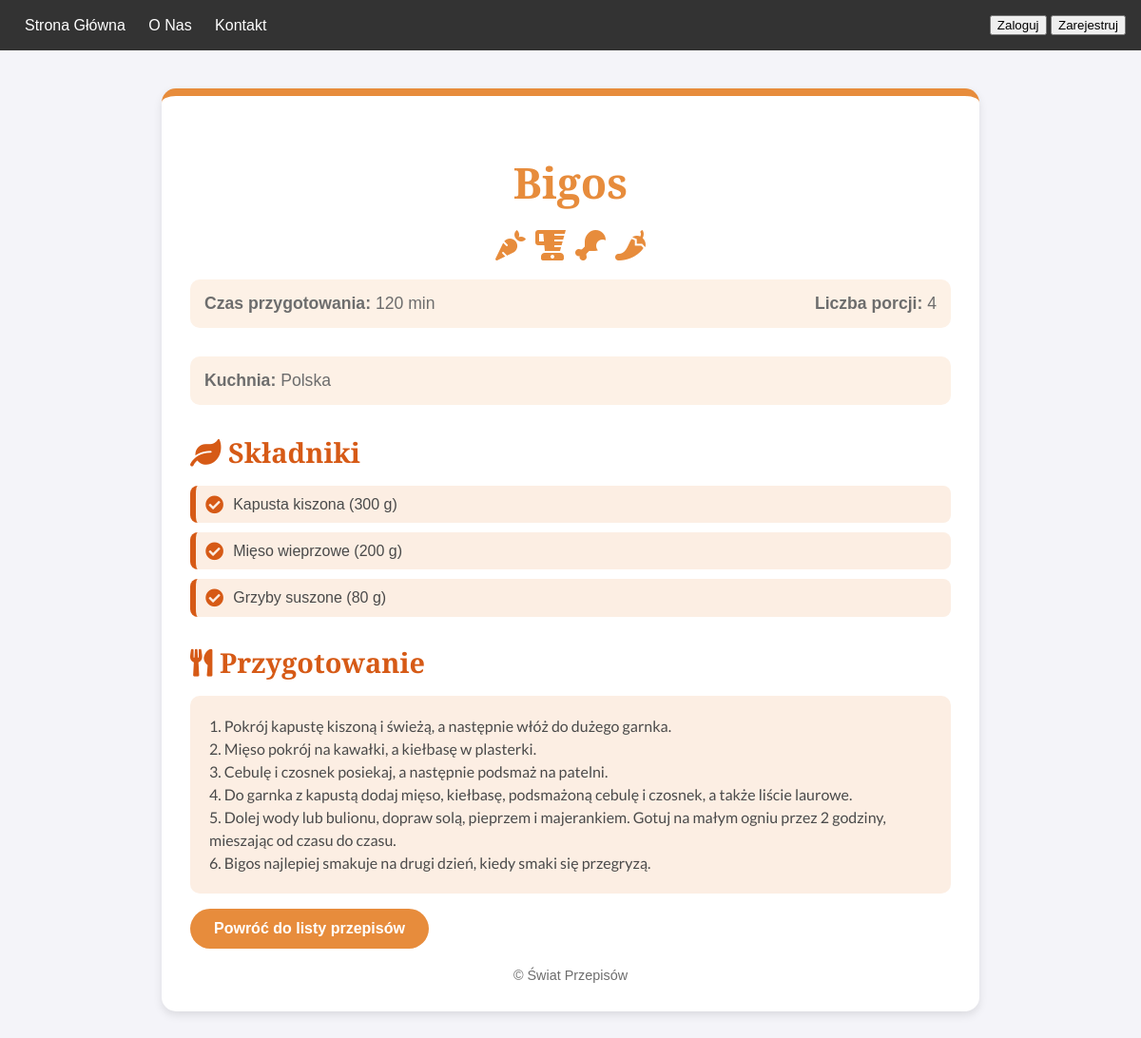
Page /users/przepisy/38/ on the committed database.
### folder_aplikacji/models.py (models this page shows, shortened)
class Przepis(models.Model):
    DIFFICULTY_LEVELS = (
        ('P', 'PROSTY'),
        ('S', 'ŚREDNI'),
        ('T', 'TRUDNY'),
    )
    tytul = models.CharField(max_length=100, blank=False, null=False)
    opis = models.TextField(blank=False, null=False)
    difficulty_levels = models.CharField(max_length=1, choices=DIFFICULTY_LEVELS, default=DIFFICULTY_LEVELS[0][0])
    kuchnia = models.ForeignKey('Kuchnia', on_delete=models.SET_NULL, null=True, blank=True, related_name="przepisy")
    skladniki = models.ManyToManyField('Skladnik', through='PrzepisSkladnik', related_name="przepisy", blank=True)
    instrukcje = models.TextField(blank=False, null=False)
    czas_przygotowania = models.PositiveIntegerField(help_text="Czas przygotowania w minutach", null=True, blank=True)
    czas_gotowania = models.PositiveIntegerField(help_text="Czas gotowania w minutach", null=True, blank=True)
    porcje = models.PositiveIntegerField(null=True, blank=True)
    autor = models.ForeignKey(User, on_delete=models.SET_NULL, null=True, blank=True, related_name="przepisy")
    data_utworzenia = models.DateTimeField(auto_now_add=True)
    data_aktualizacji = models.DateTimeField(auto_now=True)
    kategoria = models.CharField(max_length=100, blank=True, null=True)
    obrazek = models.ImageField(upload_to='images/', blank=True, null=True)

class Kuchnia(models.Model):
    nazwa = models.CharField(max_length=100, unique=True)
    opis = models.TextField(blank=True, null=True)

class PrzepisSkladnik(models.Model):
    przepis = models.ForeignKey(Przepis, on_delete=models.CASCADE)
    skladnik = models.ForeignKey(Skladnik, on_delete=models.CASCADE)
    ilosc = models.CharField(max_length=100, help_text="Ilość składnika (np. 2 łyżki)")

class Skladnik(models.Model):
    nazwa = models.CharField(max_length=100, unique=True)
    opis = models.TextField(blank=True, null=True)
    weganin = models.BooleanField(default=True)
    bezglutenowe = models.BooleanField(default=True)

### folder_aplikacji/views.py (the view)
# urls.py: path('przepisy/<int:pk>/', views.przepis_detail_html, name='przepis-detail-html'),
def przepis_detail_html(request, pk):
    przepis = Przepis.objects.get(pk=pk)
    przepisy_skladniki = PrzepisSkladnik.objects.filter(przepis=przepis)
    return render(request, 'przepis_detail.html', {'przepis': przepis, 'przepisy_skladniki': przepisy_skladniki})

### folder_aplikacji/templates/przepis_detail.html (shortened to what this page needs)
<!DOCTYPE html>
<html lang="pl">
<head>
    <link href="https://cdnjs.cloudflare.com/ajax/libs/font-awesome/5.15.4/css/all.min.css" rel="stylesheet">
</head>
<body>
    <nav>
        <div>
            <a href="#">Strona Główna</a>
            <a href="#">O Nas</a>
            <a href="#">Kontakt</a>
        </div>
        <div>
            <button onclick="openModal('loginModal')">Zaloguj</button>
            <button onclick="openModal('registerModal')">Zarejestruj</button>
        </div>
    </nav>
    <div class="container">
        <h1>{{ przepis.tytul }}</h1>
        <div class="icon-group">
            <i class="fas fa-carrot"></i>
            <i class="fas fa-blender"></i>
            <i class="fas fa-drumstick-bite"></i>
            <i class="fas fa-pepper-hot"></i>
        </div>
        <div class="details">
            <div><strong>Czas przygotowania:</strong> {{ przepis.czas_przygotowania }} min</div>
            <div><strong>Liczba porcji:</strong> {{ przepis.porcje }}</div>
        </div>
        <div class="details">
            <div><strong>Kuchnia:</strong> {{ przepis.kuchnia.nazwa }}</div>
        </div>
        <h3><i class="fas fa-leaf"></i> Składniki</h3>
        <ul>
            {% for przep_skladnik in przepisy_skladniki %}
                <li><i class="fas fa-check-circle"></i> {{ przep_skladnik.skladnik.nazwa }} ({{ przep_skladnik.ilosc }})</li>
            {% empty %}
                <li><i class="fas fa-exclamation-circle"></i> Brak składników</li>
            {% endfor %}
        </ul>
        <h3><i class="fas fa-utensils"></i> Przygotowanie</h3>
        <pre>{{ przepis.instrukcje|safe }}</pre>
        <a href="{% url 'przepis-list-html' %}" class="btn-secondary mt-4">Powróć do listy przepisów</a>
        <footer>&copy; {{ now.year }} Świat Przepisów</footer>
    </div>
</body>
</html>

### folder_aplikacji/templates/przepis_detail.html (style rules this page uses)
body { font-family: 'Lato', sans-serif; background-color: #fff8f0; color: #4a4a4a; margin: 0; padding: 0; }
.container { max-width: 800px; background-color: #ffffff; border-radius: 15px; box-shadow: 0 4px 10px rgba(0, 0, 0, 0.1); padding: 30px; margin: 40px auto; border-top: 8px solid #e78c3c; }
h1 { font-family: 'Playfair Display', serif; font-size: 2.8rem; color: #e78c3c; text-align: center; margin-bottom: 20px; }
.details { display: flex; justify-content: space-between; font-size: 1.1rem; color: #6d6d6d; margin-bottom: 30px; background-color: #fdf1e6; padding: 15px; border-radius: 10px; }
h3 { font-family: 'Playfair Display', serif; font-size: 1.8rem; color: #d65a16; margin-bottom: 15px; }
ul { list-style: none; padding: 0; }
li { background-color: #fceee3; border-left: 6px solid #d65a16; padding: 10px; margin-bottom: 10px; border-radius: 8px; display: flex; align-items: center; gap: 10px; }
li i { color: #d65a16; font-size: 1.2rem; }
pre { background-color: #fceee3; padding: 20px; border-radius: 10px; white-space: pre-wrap; word-wrap: break-word; font-family: 'Lato', sans-serif; line-height: 1.5; }
.btn-secondary { display: inline-block; padding: 12px 25px; background-color: #e78c3c; color: #ffffff; text-decoration: none; border-radius: 30px; font-weight: bold; transition: background-color 0.3s ease; font-size: 1rem; }
footer { text-align: center; margin-top: 20px; font-size: 0.9rem; color: #6d6d6d; }
.icon-group { display: flex; gap: 10px; justify-content: center; margin-bottom: 20px; }
.icon-group i { font-size: 2rem; color: #e78c3c; }
body { font-family: Arial, sans-serif; margin: 0; padding: 0; background-color: #f4f4f9; }
nav { background-color: #333; color: white; padding: 1rem; display: flex; justify-content: space-between; align-items: center; }
nav a { color: white; text-decoration: none; margin: 0 10px; }

### rows in the picture
Przepis: tytul "Bigos", czas_przygotowania "120", porcje "4", kuchnia.nazwa "Polska", instrukcje "1. Pokrój kapustę kiszoną i świeżą, a następnie włóż do dużego garnka. 2. Mięso pokrój na kawałki, a kiełbasę w plasterki. 3. Cebulę i czosnek posiekaj, a następnie podsmaż na patelni. 4. Do garnka z kapustą dodaj mięso, kiełbasę, podsmażoną cebulę i czosnek, a także liście laurowe. 5. Dolej wody lub bulionu, dopraw solą, pieprzem i majerankiem. Gotuj na małym ogniu przez 2 godziny, mieszając od czasu do czasu. 6. Bigos najlepiej smakuje na drugi dzień, kiedy smaki się przegryzą."
PrzepisSkladnik: skladnik.nazwa "Kapusta kiszona", ilosc "300 g"
PrzepisSkladnik: skladnik.nazwa "Mięso wieprzowe", ilosc "200 g"
PrzepisSkladnik: skladnik.nazwa "Grzyby suszone", ilosc "80 g"
